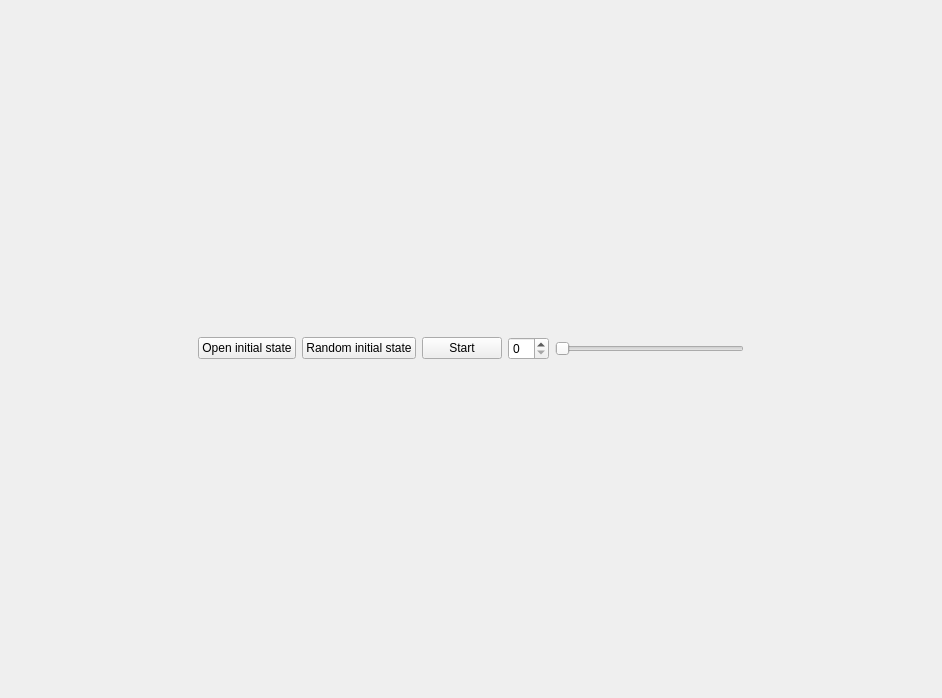
<?xml version="1.0" encoding="UTF-8"?>
<ui version="4.0">
 <class>MainWindow</class>
 <widget class="QMainWindow" name="MainWindow">
  <property name="geometry">
   <rect>
    <x>0</x>
    <y>0</y>
    <width>942</width>
    <height>698</height>
   </rect>
  </property>
  <property name="windowTitle">
   <string>MainWindow</string>
  </property>
  <widget class="QWidget" name="central_widget">
   <layout class="QVBoxLayout" name="vertical_layout">
    <item>
     <layout class="QHBoxLayout" name="horizontal_layout">
      <item>
       <spacer name="horizontal_spacer">
        <property name="orientation">
         <enum>Qt::Horizontal</enum>
        </property>
        <property name="sizeHint" stdset="0">
         <size>
          <width>40</width>
          <height>20</height>
         </size>
        </property>
       </spacer>
      </item>
      <item>
       <widget class="QPushButton" name="button_open_init_state">
        <property name="text">
         <string>Open initial state</string>
        </property>
       </widget>
      </item>
      <item>
       <widget class="QPushButton" name="button_generate_random_init_state">
        <property name="text">
         <string>Random initial state</string>
        </property>
       </widget>
      </item>
      <item>
       <widget class="QPushButton" name="button_start_stop">
        <property name="text">
         <string>Start</string>
        </property>
       </widget>
      </item>
      <item>
       <widget class="QSpinBox" name="spin_box_speed"/>
      </item>
      <item>
       <widget class="QSlider" name="slider_speed">
        <property name="orientation">
         <enum>Qt::Horizontal</enum>
        </property>
       </widget>
      </item>
      <item>
       <spacer name="horizontal_spacer_2">
        <property name="orientation">
         <enum>Qt::Horizontal</enum>
        </property>
        <property name="sizeHint" stdset="0">
         <size>
          <width>40</width>
          <height>20</height>
         </size>
        </property>
       </spacer>
      </item>
     </layout>
    </item>
   </layout>
  </widget>
  <widget class="QMenuBar" name="menubar">
   <property name="geometry">
    <rect>
     <x>0</x>
     <y>0</y>
     <width>942</width>
     <height>26</height>
    </rect>
   </property>
  </widget>
 </widget>
 <resources/>
 <connections/>
</ui>
